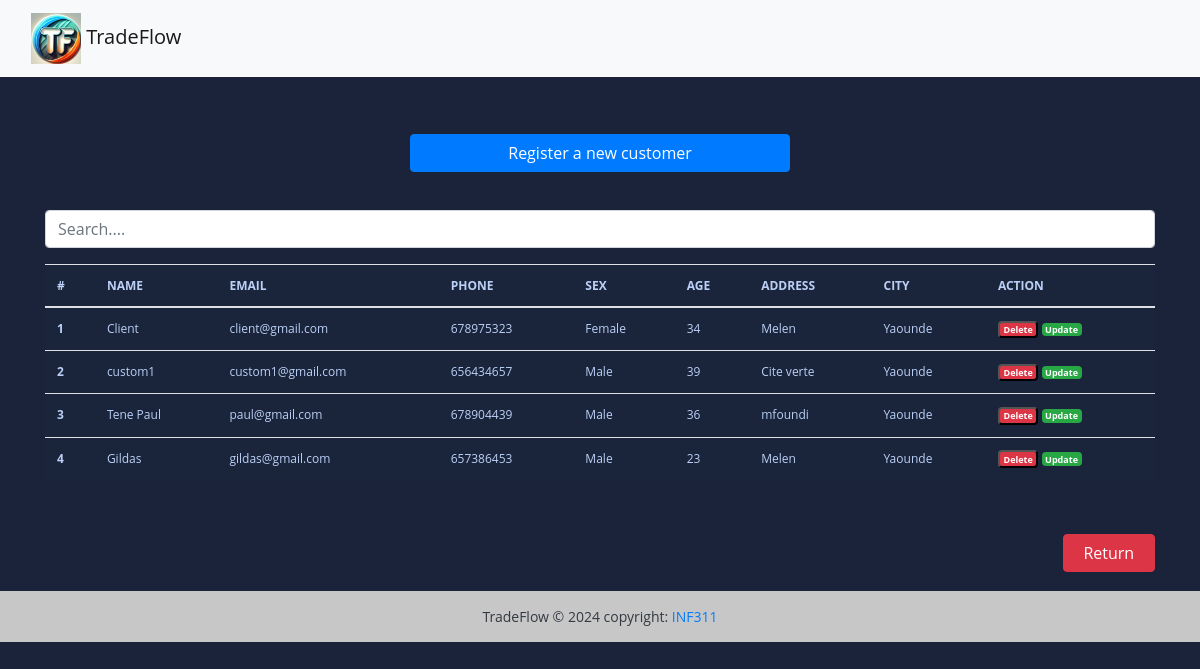
The app's page /manage-clients/ (signed in) with its own data.
### Users/models.py (models this page shows, shortened)
class Person(AbstractBaseUser, PermissionsMixin):
    SEX_TYPES = (
        ('M', _('Male')),
        ('F', _('Feminine')),
    )
    ROLE_TYPES = (
        ('S', _('Seller')),
        ('M', _('Manager')),
        ('C', _('Customer')),
        ('A', _('Admin')),
    )
    name = models.CharField(max_length=150)
    password = models.CharField(max_length=128)
    email = models.EmailField(unique=True)
    phone = models.CharField(max_length=132)
    address = models.CharField(max_length=150)
    sex = models.CharField(max_length=1, choices = SEX_TYPES)
    age = models.PositiveIntegerField()
    city = models.CharField(max_length=32)
    bp = models.PositiveIntegerField()
    role = models.CharField(max_length=1, choices = ROLE_TYPES)
    crearted_date = models.DateTimeField(auto_now_add=True)
    is_staff = models.BooleanField(default=False)
    is_superuser = models.BooleanField(default=False)
    is_active = models.BooleanField(default=True)
    objects = UserManager()
    USERNAME_FIELD = 'email'
    REQUIRED_FIELDS = ['name']
    class Meta:
        constraints = [
            models.UniqueConstraint(fields=['name', 'password'], name = 'unique_person_name_password')
        ]
        verbose_name = "Person"
        verbose_name_plural = "Persons"

### Trade/views.py (the view, shortened to what this page needs)
# urls.py: path('manage-clients/', views.manage_clients, name='manage-clients'),
@login_required
def manage_clients(request):
    persons = Person.objects.filter(role='C')
    context = {
        'persons': persons,
    }
    items = pagination(request, persons)
    context['persons'] = items
    if request.user.role == 'S':
        template_name = 'seller/manage_clients.html'
    else:
        template_name = 'manage_clients.html'
    items = pagination(request, persons)
    context['persons'] = items
    return render(request, template_name, context)

### Users/utils.py (called while the page is built)
def pagination(request, invoices):
    default_page = 1
    page = request.GET.get('page', default_page)
    items_per_page = 5
    parginator = Paginator(invoices, items_per_page)
    try:
        items_page = parginator.page(page)
    except PageNotAnInteger:
        items_page = parginator.page(default_page)
    except EmptyPage:
        items_page = parginator.page(parginator.num_pages)
    return items_page

### templates/manage_clients.html (shortened to what this page needs)
{% extends "base.html" %}
{% load static %}
{% load i18n %}
{% block content %}
<br><br>
<div class="row">
    <a href='#' class="col-md-4">
   </a>
   <a href="{% url 'add-customer' %}" class="btn col-md-4 btn-primary">
     {% trans 'Register a new customer ' %}
   </a>
   <a href='#' class="col-md-4">
   </a>
</div>
<br> <br>
<div class="form-group ">
   <input id="search" class="form-control" type="text" placeholder="Search....">
</div>
<div>
   <table class="table table-striped-columns">
      <thead>
         <tr>
            <th scope="col">#</th>
            <th scope="col">{% trans 'NAME' %}</th>
            <th scope="col">EMAIL</th>
            <th scope="col">PHONE</th>
            <th scope="col">SEX</th>
            <th scope="col">AGE</th>
            <th scope="col">ADDRESS</th>
            <th scope="col">CITY</th>
            <th scope="col">ACTION</th>
         </tr>
      </thead>
      <tbody id="myTable">
         {% if persons %}
         {% for person in persons %}
         <tr>
            <th scope="row">{{ forloop.counter }}</th>
            <td>{{person.name}}</td>
            <td>{{person.email}}</td>
            <td>{{ person.phone }}</td>
            <td>
               {% if person.sex == "M" %}
                  Male
               {% else %}
                  Female
               {% endif %}
            </td>
            <td>{{person.age}}</td>
            <td>{{person.address}}</td>
            <td>{{person.city}}</td>
            <td>
               <button id="btn-person-sup" type="button" data-toggle="modal" data-target="#supprimer"
                  class="badge text-white bg-danger" title="Supprimer" data-id="{{ person.pk }}"
                  data-customer="{{person.name}}"> {% trans 'Delete' %}
               </button>
               <a href="{% url 'update-person' pk=person.pk %}" title="Update" class="badge text-white bg-success">{% trans 'Update' %}</a>
            </td>
         </tr>
         {% endfor %}
         {% else %}
         <p class="text-center text-white">No customer found.</p>
         {% endif %}
      </tbody>
   </table>
   <br><br>
   <a href="{% url 'admin-dashboard' %}" title="admin dashboard" class="btn btn-outline-danger text-white bg-danger w-50 col-md-1 float-right">Return</a>
   <br>
</div>
<br><br>
{% endblock %}

### static/styles.css (style rules this page uses)
body { margin: 0; padding: 0; font: 400 .875rem 'Open Sans', sans-serif; color: #bcd0f7; background: #1A233A; position: relative; height: 100%; }
.table { background: #1a243a; color: #bcd0f7; font-size: .75rem; }

### records on screen
Person: name "Client", email "client@gmail.com", phone "678975323", sex "Female", age "34", address "Melen", city "Yaounde"
Person: name "custom1", email "custom1@gmail.com", phone "656434657", sex "Male", age "39", address "Cite verte", city "Yaounde"
Person: name "Tene Paul", email "paul@gmail.com", phone "678904439", sex "Male", age "36", address "mfoundi", city "Yaounde"
Person: name "Gildas", email "gildas@gmail.com", phone "657386453", sex "Male", age "23", address "Melen", city "Yaounde"
